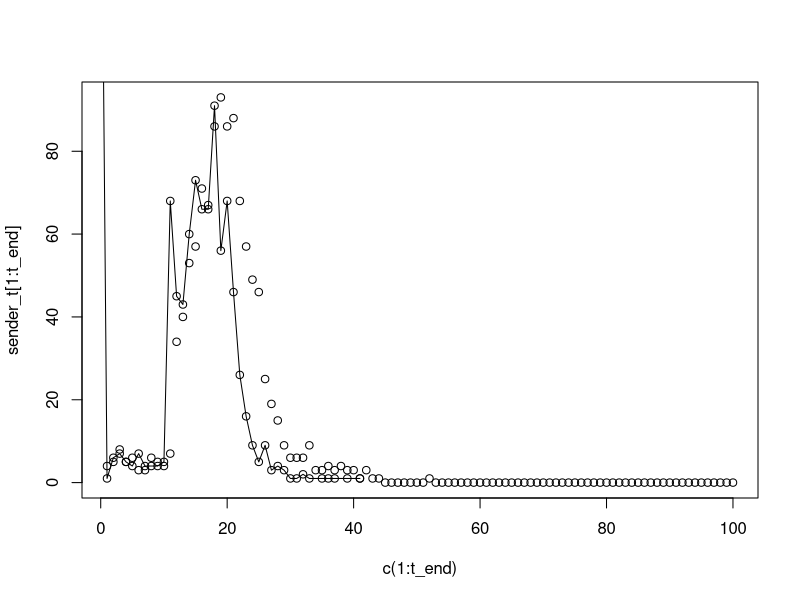
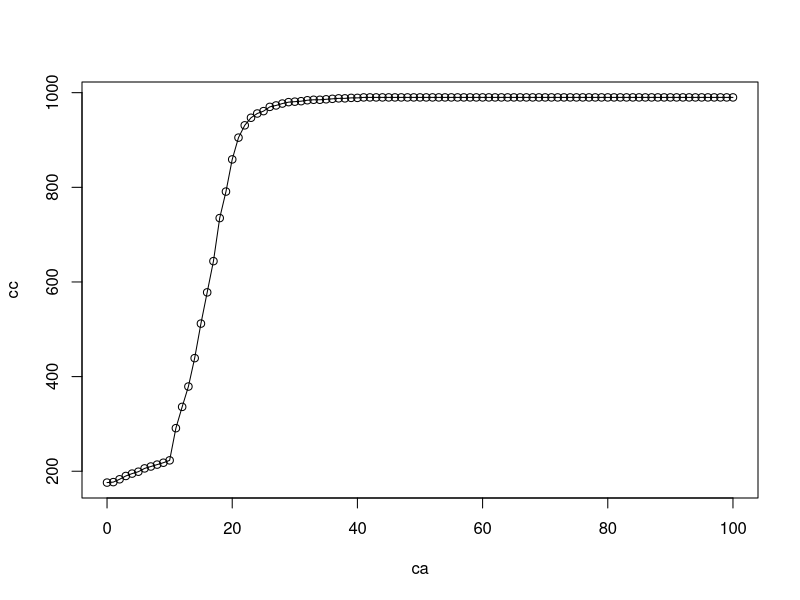
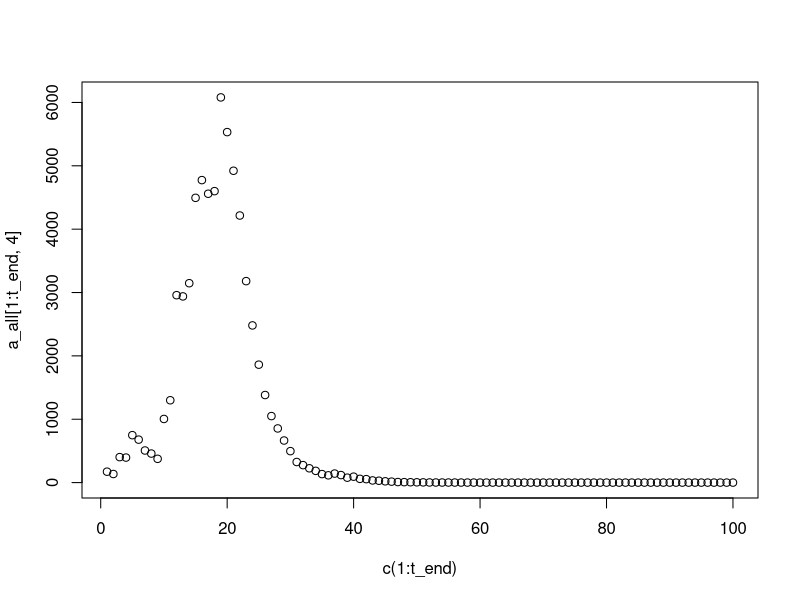
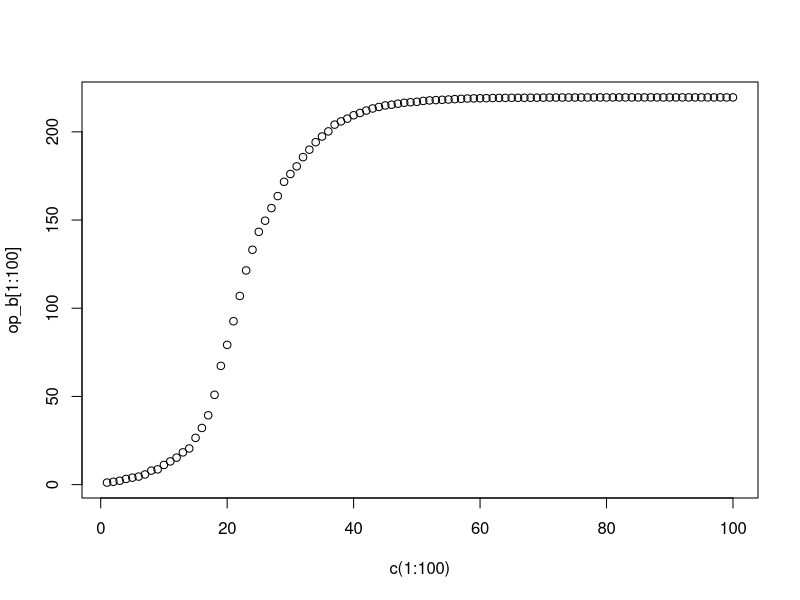
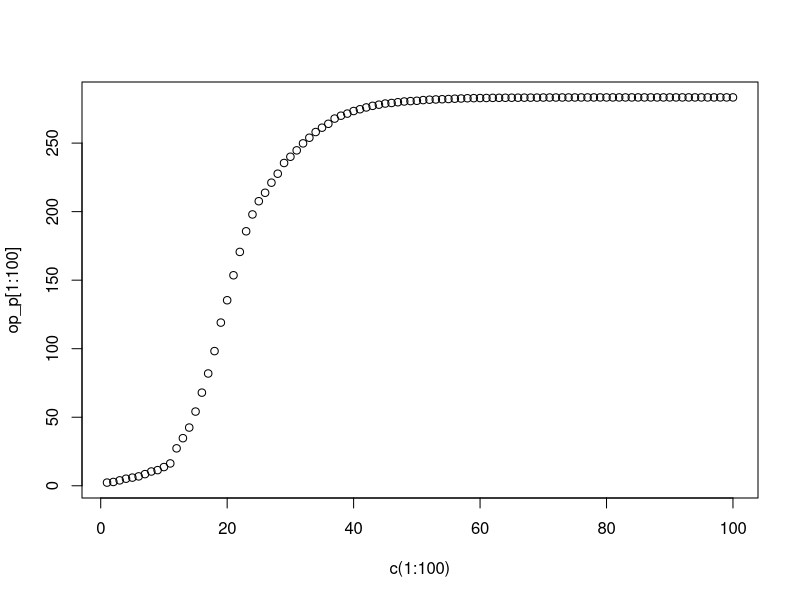
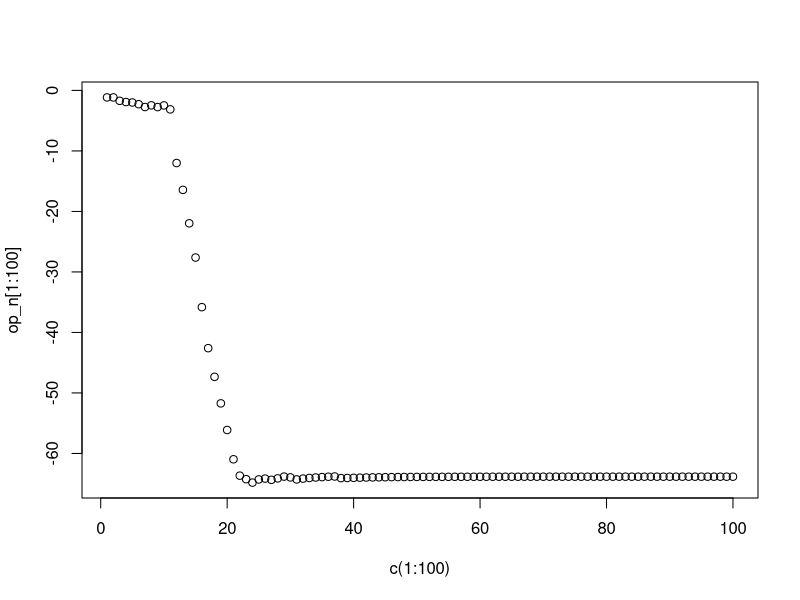
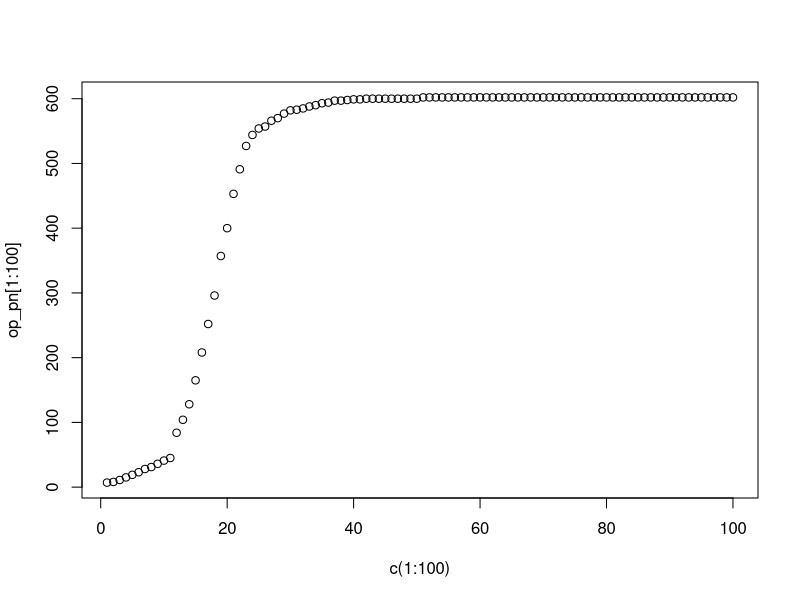
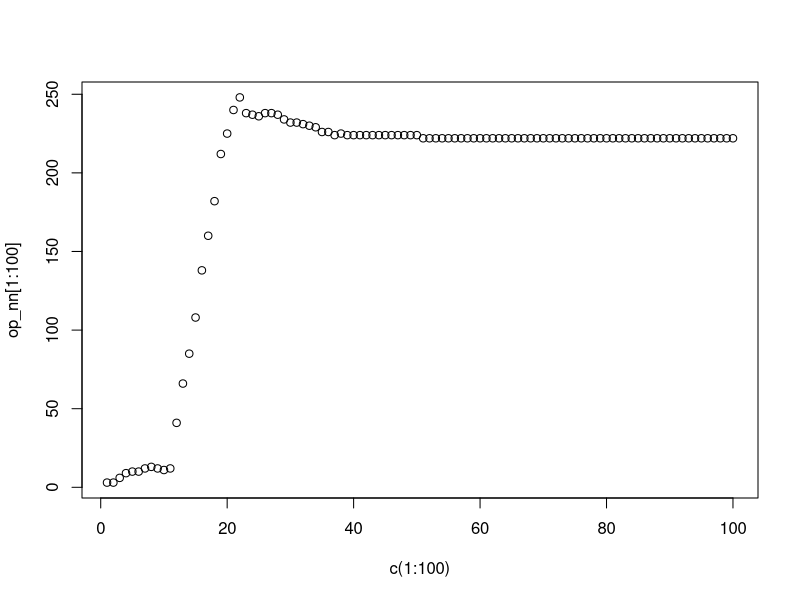

Reproduce these figures in R, in order.
## ---- chunk 1
library(igraph)
show_code_a<-F
show_code_b<-F
## ---- chunk 2
# 得到每个节点的进度节点，返回向量
get_in_degree<-function(g,n=1,mode="in"){
  k<-ego(g,n,seq(length(V(g))),mode = mode)
  # 以下注释为不含自身的进度
  # for (i in seq(length(V(g)))) {
  #   k[[i]]<-k[[i]][-which(k[[i]]==i)]
  # }
  return(k)
}
# 得到每个节点的进度节点的数量
get_in_num<-function(k){
  b<-NULL
  for(i in seq(k)){
    b<-c(b,length(k[[i]]))
  }
  return(b)
}
# 得到接受概率
get_acc<-function(num_node,d,p_set){
  p_acc<-matrix(rep(0,num_node*num_node),nrow = num_node)
  for(i in seq(num_node)){
    p_acc[i,]<-(1/(1+(d[i]/d)))*p_set
  }
  return(p_acc)
}

# 得到个体在接受rumor后的发布概率
get_p_send<-function(i,t,time_step){
  # 自接受之日起，之后的时间
  if(t==0.5){
    t=0
    }
  all_t<-c((t+1):time_step)-t
  p<-abs(exp(-1*id_all[i,1]*all_t)*sin(id_all[i,2]*all_t+id_all[i,3]))
  return(p)
}
# 使用的ra模型
ra_mode<-function(op_1,op_2,u_1,bg){
  if(abs(op_1-op_2)>u_1){
    return(op_1)
  }else{
    return(op_1+bg*abs(op_1-op_2))
  }
}

## ---- chunk 3
# num_node 节点node的数量
num_node<-1000
seed<-c(1:100)
set.seed(seed[1])
g1 <- sample_pa(num_node)
set.seed(seed[2])
g2 <- sample_pa(num_node)
set.seed(seed[3])
g3 <- sample_pa(num_node)

## ---- chunk 4
# k 序列，每个graph的节点的in-degree详情
k1<-get_in_degree(g1)
k2<-get_in_degree(g2)
k3<-get_in_degree(g3)

# k_all ,节点的邻居
k_all1<-get_in_degree(g1,mode = "all")
k_all2<-get_in_degree(g2,mode = "all")
k_all3<-get_in_degree(g3,mode = "all")
k_all<-list(k_all1,k_all2,k_all3)
k_all4<-list()
for(i in seq(num_node)){
    n_o1<-as.numeric(k_all[[1]][[i]])
    n_o2<-as.numeric(k_all[[2]][[i]])
    n_o3<-as.numeric(k_all[[3]][[i]])
    k_all4[[i]]<-union(n_o1,union(n_o2,n_o3))
}


# d 矩阵，每个graph的节点的进度数量,d[i,j]为个体i在网络j的进度数量,
# 最后一列为进度总数
d<-matrix(rep(0,num_node*(3+1)), nrow = num_node, ncol = 4)
d[,1]<-get_in_num(k1)
d[,2]<-get_in_num(k2)
d[,3]<-get_in_num(k3)
d[,4]<-d[,1]+d[,2]+d[,3]

## ---- chunk 5
id_all<-matrix(rep(0,num_node*3),ncol = 3)
set.seed(100)
# beta
id_all[,1]<-runif(num_node,0.2,0.8)
set.seed(100)
# omega
id_all[,2]<-runif(num_node,pi/12,pi/2)
set.seed(100)
# delta
id_all[,3]<-runif(num_node,pi/24,pi/3)

## ---- chunk 6
# time_step 实验的时间数，步数; 

time_step<-500
a_int<-10
# a[i,j]为个体i在时间j对谣言的感兴趣程度
a<-matrix(rep(0,time_step*num_node),ncol = time_step)
# b[i,j]为个体i在时间j对谣言的观点，opinion
b<-matrix(rep(0,time_step*num_node),ncol = time_step)
# b_u[i]个体i的不确定性
b_u<-runif(num_node,0,0.4)
## ---- chunk 7
# 不同个体选择在哪个网络发布的概率,
# p_net[i,j]为个体i在网络j发布的概率

p_net<-matrix(rep(0,3*num_node),nrow = num_node,ncol = 3)
p_net[,1]<-d[,1]/d[,4]
p_net[,2]<-d[,2]/d[,4]
p_net[,3]<-d[,3]/d[,4]

# p_net2 区间概率
p_net2<-t(apply(p_net,1,cumsum))
## ---- chunk 8
# p_send[i,j]是个体i在时间j发布的概率
p_send<-matrix(rep(0,time_step*num_node),nrow = num_node)

## ---- chunk 9
# p_set为模型中的P,设定的概率参数
p_set<-2
# p_acc1[i,j]为接受者i，发送者v的接受概率
# p_acc1<-matrix(rep(0,num_node*num_node),nrow = num_node)
# for(i in seq(num_node)){
#   p_acc1[i,]<-(1/(1+(d[i,1]/d[,1])))*p_set
# }
p_acc1<-get_acc(num_node,d[,1],p_set)
p_acc2<-get_acc(num_node,d[,2],p_set)
p_acc3<-get_acc(num_node,d[,3],p_set)
# p_acc为多个矩阵的集合，方便计算
p_acc<-list(p_acc1,p_acc2,p_acc3)

## ---- chunk 10
# 初始接受的点
set.seed(100)
kk<-sample(seq(num_node),size = 10)  
# 初始成员的观点opinion
b[kk,1]<-runif(10,-1,1)
# kk<-c(1,2,3,4,10,14,56,108)
# acc_i   个体是否接受rumor,0为不接受，
#        0.5为初始点，其他数字为接收时间点
acc_i<-rep(0,num_node)
acc_i[kk]<-0.5
# acc_n 接受的次数
acc_n<-rep(0,num_node)
acc_n[kk]<-1
# 个体是否发布，0为未发布，其他数字为发布的时间点
spend_i<-rep(0,num_node)
# 得到初始节点之后时间点的发布概率
for(i in kk){
  p_send[i,]<-get_p_send(i,0,time_step)
}
# sender_t[t] t时间的传播者数量
sender_t<-rep(0,time_step)

for(t in seq(time_step-10)){
  # 接受谣言的个体
  ra_i<-which(acc_i>0)
  # # 未发布谣言的个体
  # us_i<-which(spend_i==0)
  us_i<-seq(num_node)
  # 取交集，得到发布的个体
  spend_t<-intersect(ra_i,us_i)
  # 发布者数量的计数
  s_t<-0
  for(ii in spend_t){
    # 是否发布
   # browser()
    if(runif(1)<p_send[ii,t]){
      s_t<-s_t+1
      spend_i[ii]<-t
      # 选取网络层数
      s_net<-which(p_net2[ii,]>runif(1))[1]
      # 收集友邻
      aaa<-as.numeric(k_all[[s_net]][[ii]])
      # 随机数
      pp<-runif(length(aaa))
      # 接受rumor的个体
      # aci<-which(pp<p_acc[[s_net]][aaa,ii])
      aci<-aaa[which(pp<p_acc[[s_net]][aaa,ii])]
      ra_ii<-which(acc_i>0)
      # 接受的次数
      acc_n[aci]<-acc_n[aci]+1
      acc_i[setdiff(aci,ra_ii)]<-t
      for(ia in setdiff(aci,ra_ii)){
        p_send[ia,c((t+1):time_step)]<-get_p_send(ia,t,time_step)
      }
    }
  }
  sender_t[t]<-s_t
  # 得到观点opinion
  if(t>1){
    ra_ii<-which(acc_i>0)
    ra_it<-which(acc_i<t)
    ra_ii<-intersect(ra_ii,ra_it)
    for (i_o in ra_ii) {
      # 计算得到所有的邻居
      # n_o1<-as.numeric(k_all[[1]][[i_o]])
      # n_o2<-as.numeric(k_all[[2]][[i_o]])
      # n_o3<-as.numeric(k_all[[3]][[i_o]])
      # n_o<-union(n_o1,union(n_o2,n_o3))
      n_o<-k_all4[[i_o]]
      # 邻居且接受rumor的
      n_o<-intersect(n_o,ra_ii)
      if(b[i_o,(t-1)]==0){
        b[i_o,t]<-id_all[i_o,1]*runif(1,-1,1)+(1-id_all[i_o,1])*mean(b[n_o,(t-1)])
        # b[i_o,t]<-ifelse(runif(1)<(1/(1+id_all[i_o,1])), ifelse(runif(1)<0.5,max(b[n_o,(t-1)]),min(b[n_o,(t-1)])), mean(b[n_o,(t-1)])) 
        # b[i_o,t]<-mean(b[n_o,(t-1)])/(1+id_all[i_o,1]) 
      }else{
        # n_oo<-intersect(as.numeric(k_all[[1]][[i_o]]),ra_ii)
        # op_now<-sum(p_acc[[1]][i_o,n_oo]*b[i_o,(t-1)])
        # n_oo<-intersect(as.numeric(k_all[[2]][[i_o]]),ra_ii)
        # op_now<-sum(p_acc[[1]][i_o,n_oo]*b[i_o,(t-1)])+op_now
        # n_oo<-intersect(as.numeric(k_all[[3]][[i_o]]),ra_ii)
        # op_now<-sum(p_acc[[1]][i_o,n_oo]*b[i_o,(t-1)])+op_now
        # b[i_o,t]<-b[i_o,(t-1)]+op_now
        # RA模型
        b[i_o,t]<-ra_mode(b[i_o,(t-1)],mean(b[n_o,(t-1)]),b_u[i_o],id_all[i_o,1])
        # b[i_o,t]<-ifelse(runif(1)<(1/(1+id_all[i_o,1])), ifelse(runif(1)<0.5,max(b[n_o,(t-1)]),min(b[n_o,(t-1)])), mean(b[n_o,(t-1)]))
        # b[i_o,t]<-id_all[i_o,1]*b[i_o,(t-1)]+(1/id_all[i_o,1])*mean(b[n_o,(t-1)])
      }
    }
  }
}
## ---- chunk 11
# 由于后期的数据大都为0或变化很小，选择部分前期的数据
t_end<-100
# 不同时期传播者的数量绘图
plot(c(1:t_end),sender_t[1:t_end])
# 不同时期接受者的数量绘图
bb<-sort(unique(acc_i))
if(bb[1]==0){
  bb<-bb[-1]
}
bb[1]<-0
bc<-NULL
for(i in seq(bb)){
  bc<-c(bc,length(which(acc_i==bb[i])))
}
points(bb,bc)
lines(bb,bc)
## ---- chunk 12
ca<-c(0:t_end)
cb<-rep(0,(t_end+1))
for(i in seq(bb)){
  cb[(bb[i]+1)]<-bc[i]
}
cc<-cumsum(cb)
plot(ca,cc)
lines(ca,cc)
## ---- chunk 13
a<-p_send*a_int
# a_all[t,i] 网络层i在时间t的人气值
a_all<-matrix(rep(0,time_step*4),ncol = 4)
for (i in c(1,2,3)) {
  for(ii in seq(time_step)){
    a_all[ii,i]<-sum(a[,ii]*d[,i])
  }
}
a_all[,4]<-a_all[,1]+a_all[,2]+a_all[,3]

plot(c(1:t_end),a_all[1:t_end,4])


## ---- chunk 14

op_psum<-function(m){
    return(sum(m[which(m>0)]))
}
op_nsum<-function(m){
    return(sum(m[which(m<0)]))
}
op_pnum<-function(m){
    return(length(which(m>0)))
}
op_nnum<-function(m){
    return(length(which(m<0)))
}
op_p<-apply(b, 2, op_psum)
op_n<-apply(b, 2, op_nsum)
op_pn<-apply(b, 2, op_pnum)
op_nn<-apply(b, 2, op_nnum)
op_b<-colSums(b)
# 加和之后的情感走向
plot(c(1:100),op_b[1:100])
# 大于0的整体情感走向
plot(c(1:100),op_p[1:100])
# 小于0的整体情感走向
plot(c(1:100),op_n[1:100])

# 大于0的人数统计
plot(c(1:100),op_pn[1:100])
# 小于0的人数统计
plot(c(1:100),op_nn[1:100])

## ---- chunk 15
length(which(acc_i>0))
length(which(acc_i>0))/num_node

